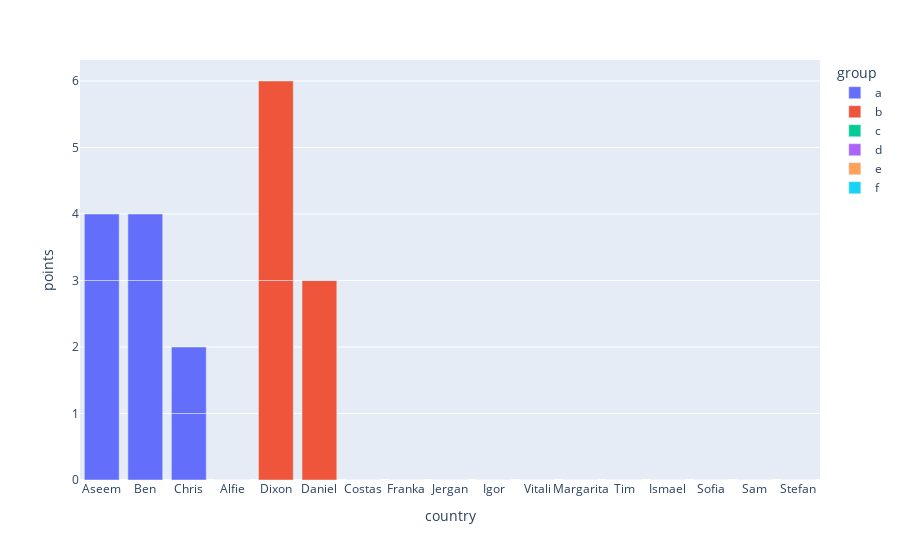

Notebook code cell kept with this figure:
### Code cell
px.bar(df_staff,x='country',y='points',color='group')

### Figure 1 — Plotly figure (JSON) as saved in the notebook; plotly's stock layout.template omitted (floating-point values rounded to 4 significant figures)
{"data": [{"alignmentgroup": "True", "hovertemplate": "group=a<br>country=%{x}<br>points=%{y}<extra></extra>", "legendgroup": "a", "marker": {"color": "#636efa"}, "name": "a", "offsetgroup": "a", "orientation": "v", "showlegend": true, "textposition": "auto", "type": "bar", "x": ["Aseem", "Ben", "Ben", "Chris", "Aseem", "Chris", "Alfie"], "xaxis": "x", "y": [3, 3, 1, 1, 1, 1, 0], "yaxis": "y"}, {"alignmentgroup": "True", "hovertemplate": "group=b<br>country=%{x}<br>points=%{y}<extra></extra>", "legendgroup": "b", "marker": {"color": "#EF553B"}, "name": "b", "offsetgroup": "b", "orientation": "v", "showlegend": true, "textposition": "auto", "type": "bar", "x": ["Dixon", "Daniel", "Dixon", "Costas", "Alfie", "Franka"], "xaxis": "x", "y": [3, 3, 3, 0, 0, 0], "yaxis": "y"}, {"alignmentgroup": "True", "hovertemplate": "group=c<br>country=%{x}<br>points=%{y}<extra></extra>", "legendgroup": "c", "marker": {"color": "#00cc96"}, "name": "c", "offsetgroup": "c", "orientation": "v", "showlegend": true, "textposition": "auto", "type": "bar", "x": ["Jergan", "Igor", "Vitali", "Margarita", "Tim", "Daniel", "Ismael"], "xaxis": "x", "y": [0, 0, 0, 0, 0, 0, 0], "yaxis": "y"}, {"alignmentgroup": "True", "hovertemplate": "group=d<br>country=%{x}<br>points=%{y}<extra></extra>", "legendgroup": "d", "marker": {"color": "#ab63fa"}, "name": "d", "offsetgroup": "d", "orientation": "v", "showlegend": true, "textposition": "auto", "type": "bar", "x": ["Sofia", "Tim", "Sam", "Sofia", "Stefan"], "xaxis": "x", "y": [0, 0, 0, 0, 0], "yaxis": "y"}, {"alignmentgroup": "True", "hovertemplate": "group=e<br>country=%{x}<br>points=%{y}<extra></extra>", "legendgroup": "e", "marker": {"color": "#FFA15A"}, "name": "e", "offsetgroup": "e", "orientation": "v", "showlegend": true, "textposition": "auto", "type": "bar", "x": ["Ismael", "Jergan", "Costas", "Vitali", "Franka"], "xaxis": "x", "y": [0, 0, 0, 0, 0], "yaxis": "y"}, {"alignmentgroup": "True", "hovertemplate": "group=f<br>country=%{x}<br>points=%{y}<extra></extra>", "legendgroup": "f", "marker": {"color": "#19d3f3"}, "name": "f", "offsetgroup": "f", "orientation": "v", "showlegend": true, "textposition": "auto", "type": "bar", "x": ["Sam", "Margarita", "Stefan", "Igor"], "xaxis": "x", "y": [0, 0, 0, 0], "yaxis": "y"}], "layout": {"barmode": "relative", "legend": {"title": {"text": "group"}, "tracegroupgap": 0}, "margin": {"t": 60}, "xaxis": {"anchor": "y", "domain": [0, 1], "title": {"text": "country"}}, "yaxis": {"anchor": "x", "domain": [0, 1], "title": {"text": "points"}}}}
